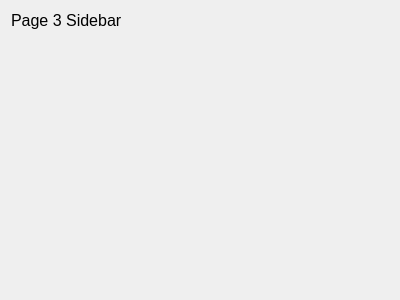
<?xml version="1.0" encoding="UTF-8"?>
<ui version="4.0">
 <class>Form</class>
 <widget class="QWidget" name="Form">
  <property name="geometry">
   <rect>
    <x>0</x>
    <y>0</y>
    <width>400</width>
    <height>300</height>
   </rect>
  </property>
  <property name="windowTitle">
   <string>Form</string>
  </property>
  <layout class="QVBoxLayout" name="verticalLayout">
   <item>
    <widget class="QLabel" name="title">
     <property name="sizePolicy">
      <sizepolicy hsizetype="Fixed" vsizetype="Fixed">
       <horstretch>0</horstretch>
       <verstretch>0</verstretch>
      </sizepolicy>
     </property>
     <property name="font">
      <font>
       <pointsize>12</pointsize>
      </font>
     </property>
     <property name="text">
      <string>Page 3 Sidebar</string>
     </property>
    </widget>
   </item>
   <item>
    <spacer name="verticalSpacer">
     <property name="orientation">
      <enum>Qt::Vertical</enum>
     </property>
     <property name="sizeType">
      <enum>QSizePolicy::Fixed</enum>
     </property>
     <property name="sizeHint" stdset="0">
      <size>
       <width>20</width>
       <height>5</height>
      </size>
     </property>
    </spacer>
   </item>
   <item>
    <widget class="QWidget" name="widget" native="true"/>
   </item>
  </layout>
 </widget>
 <resources/>
 <connections/>
</ui>
